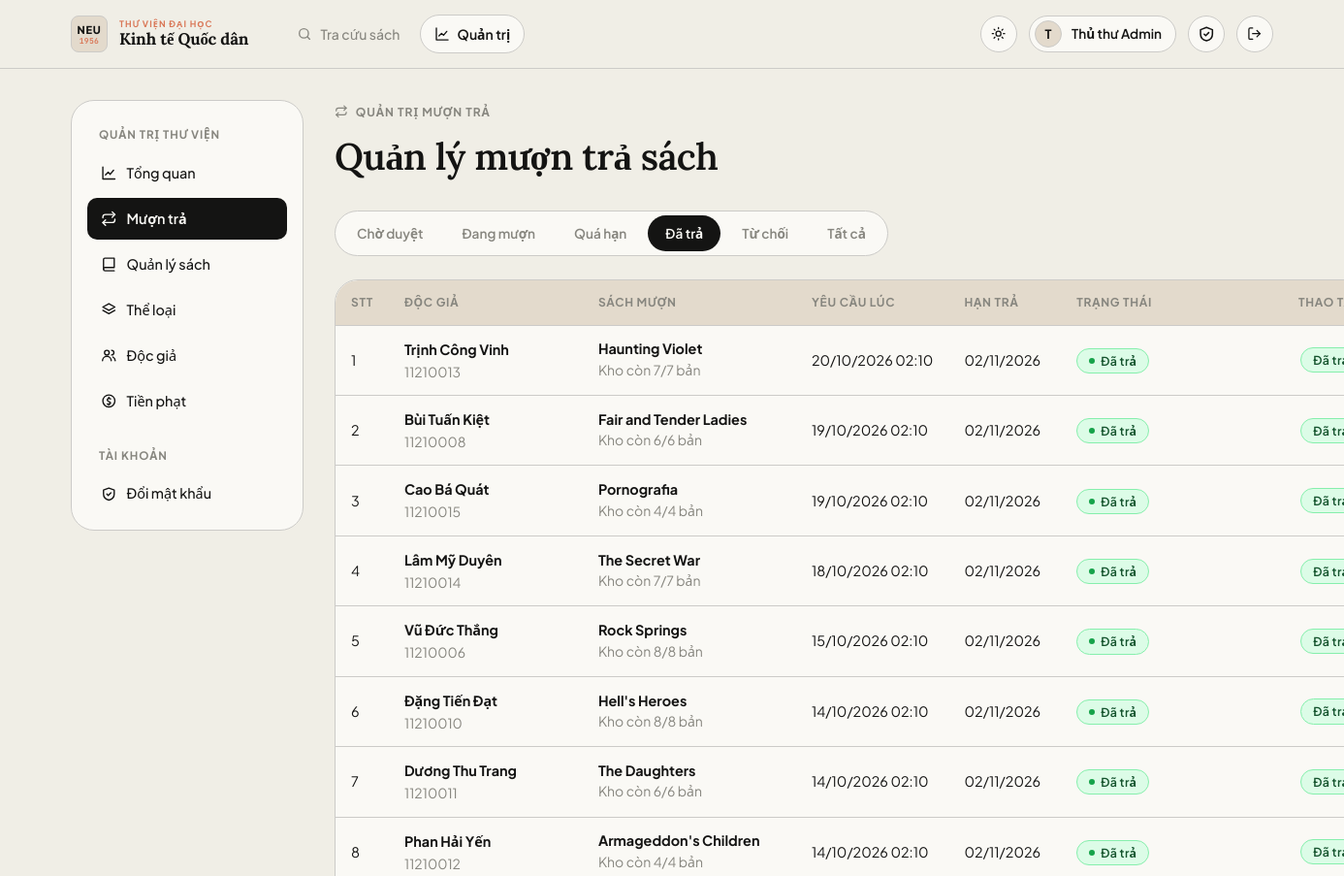
The page /admin/loans?status=returned (signed in, upper part) on the database as committed earlier.
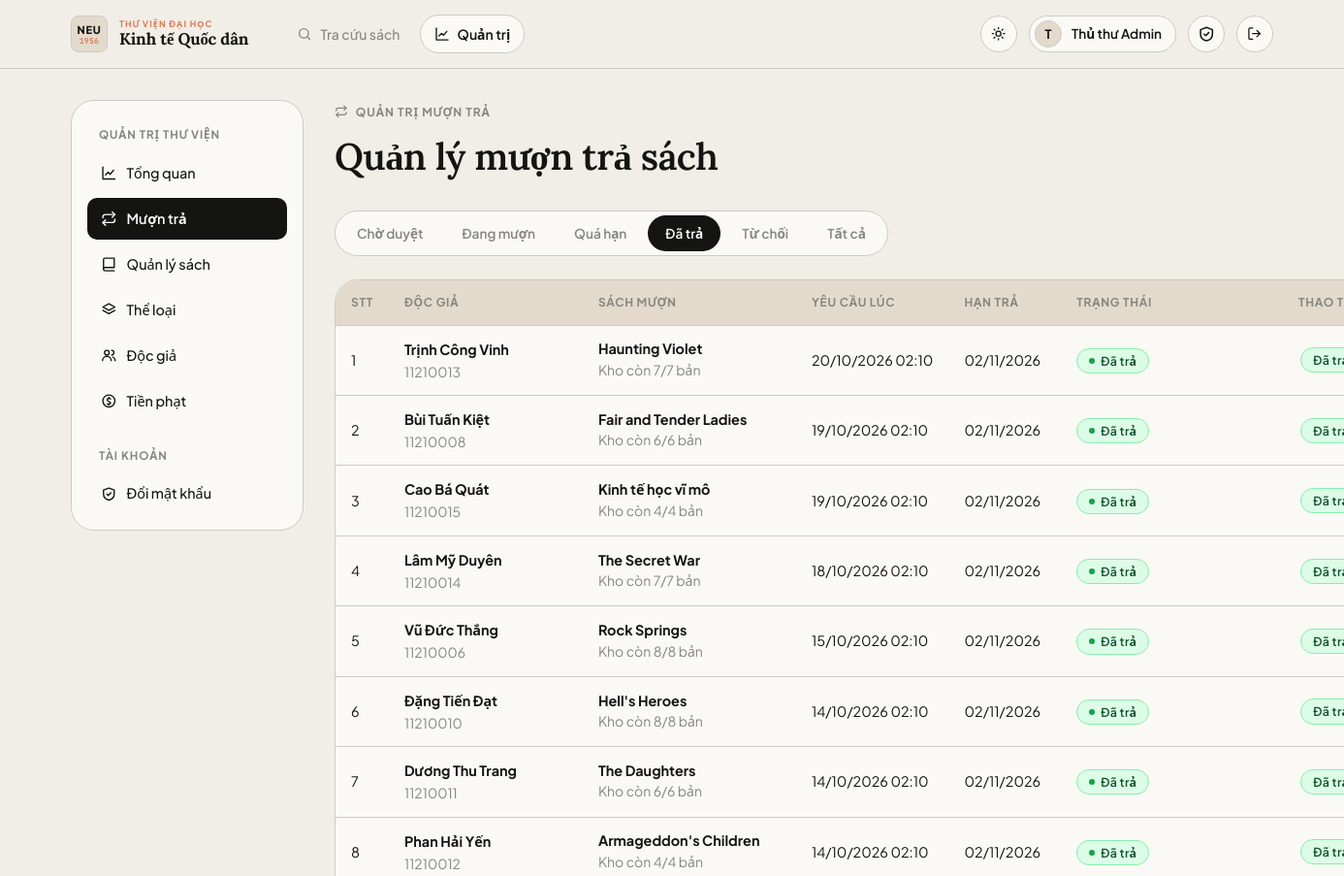
The same page on the database as committed later.
### app/models.py (models this page shows, shortened)
class Loan(db.Model):
    id = db.Column(db.Integer, primary_key=True)
    user_id = db.Column(db.Integer, db.ForeignKey("user.id"), nullable=False)
    book_id = db.Column(db.Integer, db.ForeignKey("book.id"), nullable=False)
    status = db.Column(db.String(20), nullable=False, default=LOAN_PENDING, index=True)
    requested_at = db.Column(db.DateTime, default=datetime.now)
    approved_at = db.Column(db.DateTime)
    due_date = db.Column(db.Date)
    returned_at = db.Column(db.DateTime)
    renew_count = db.Column(db.Integer, default=0)
    fine_amount = db.Column(db.Integer, default=0)
    fine_paid = db.Column(db.Boolean, default=False)
    note = db.Column(db.String(255))
    processed_by = db.Column(db.Integer, db.ForeignKey("user.id"))
    user = db.relationship("User", foreign_keys=[user_id], back_populates="loans")
    book = db.relationship("Book", back_populates="loans")
    processor = db.relationship("User", foreign_keys=[processed_by])
    @property
    def is_overdue(self):
        return self.status == LOAN_BORROWING and self.due_date and date.today() > self.due_date
    @property
    def status_label(self):
        if self.is_overdue:
            return ("Quá hạn", "danger")
        return STATUS_LABELS.get(self.status, (self.status, "secondary"))

class Book(db.Model):
    id = db.Column(db.Integer, primary_key=True)
    title = db.Column(db.String(200), nullable=False, index=True)
    author = db.Column(db.String(120), nullable=False)
    isbn = db.Column(db.String(20))
    publisher = db.Column(db.String(120))
    year = db.Column(db.Integer)
    description = db.Column(db.Text)
    cover_url = db.Column(db.String(500))          # URL ảnh bìa
    location = db.Column(db.String(20))            # Vị trí kệ, vd: "Tủ 03 - Ngăn 07"
    total_copies = db.Column(db.Integer, nullable=False, default=1)
    available_copies = db.Column(db.Integer, nullable=False, default=1)
    category_id = db.Column(db.Integer, db.ForeignKey("category.id"))
    category = db.relationship("Category", back_populates="books")
    loans = db.relationship("Loan", back_populates="book")

class User(UserMixin, db.Model):
    id = db.Column(db.Integer, primary_key=True)
    username = db.Column(db.String(50), unique=True, nullable=False, index=True)
    email = db.Column(db.String(120), unique=True, nullable=False)
    full_name = db.Column(db.String(100), nullable=False)
    student_code = db.Column(db.String(30))
    password_hash = db.Column(db.String(255), nullable=False)
    role = db.Column(db.String(20), nullable=False, default=ROLE_READER)
    active = db.Column(db.Boolean, nullable=False, default=True)
    created_at = db.Column(db.DateTime, default=datetime.now)
    loans = db.relationship("Loan", foreign_keys="Loan.user_id", back_populates="user")
    @property
    def is_active(self):  # Flask-Login: tài khoản bị khoá không đăng nhập được
        return self.active
    @property
    def is_admin(self):
        return self.role == ROLE_ADMIN

### app/blueprints/admin.py (the view)
@bp.route("/loans")
@admin_required
def loans():
    status = request.args.get("status", "pending")
    page = request.args.get("page", 1, type=int)
    per_page = 15
    query = Loan.query
    if status == "overdue":
        query = query.filter(Loan.status == LOAN_BORROWING, Loan.due_date < date.today()).order_by(Loan.due_date.asc())
    else:
        if status != "all":
            query = query.filter_by(status=status)
        query = query.order_by(Loan.requested_at.desc())
    pagination = query.paginate(page=page, per_page=per_page, error_out=False)
    return render_template("admin/loans.html", pagination=pagination, loans=pagination.items, status=status)

### app/blueprints/admin.py (called while the page is built)
def admin_required(fn):
    @wraps(fn)
    @login_required
    def wrapper(*a, **kw):
        if not current_user.is_admin:
            abort(403)
        return fn(*a, **kw)
    return wrapper

### app/models.py (called while the page is built)
@login_manager.user_loader
def load_user(user_id):
    return db.session.get(User, int(user_id))

### app/templates/admin/loans.html (shortened to what this page needs)
{% extends "admin/_layout.html" %}
{% from "macros.html" import csrf, icon, status_badge, empty, pager %}
{% block admin_content %}
<div class="page-head" data-reveal>
  <div>
    <span class="eyebrow">{{ icon('loans') }} Quản trị mượn trả</span>
    <h1 class="mt-1">Quản lý mượn trả sách</h1>
  </div>
</div>
<div class="tabs" data-reveal>
  {% for key, label in [('pending','Chờ duyệt'),('borrowing','Đang mượn'),('overdue','Quá hạn'),('returned','Đã trả'),('rejected','Từ chối'),('all','Tất cả')] %}
  <a class="tab {{ 'active' if status == key }}" href="{{ url_for('admin.loans', status=key) }}">{{ label }}</a>
  {% endfor %}
</div>
{% if loans %}
<div class="table-wrap" data-reveal>
  <table class="table table-loans">
    <thead>
      <tr>
        <th class="col-stt">STT</th>
        <th class="col-user">Độc giả</th>
        <th class="col-book">Sách mượn</th>
        <th class="col-req">Yêu cầu lúc</th>
        <th class="col-due">Hạn trả</th>
        <th class="col-status">Trạng thái</th>
        <th class="col-actions text-right">Thao tác</th>
      </tr>
    </thead>
    <tbody>
    {% for l in loans %}
    <tr>
      <td class="col-stt muted">{{ (pagination.page - 1) * pagination.per_page + loop.index }}</td>
      <td class="col-user">
        <div class="user-name"><b>{{ l.user.full_name }}</b></div>
        <div class="small muted">{{ l.user.student_code or l.user.username }}</div>
      </td>
      <td class="col-book">
        <div class="book-title-cell" title="{{ l.book.title }}"><b>{{ l.book.title }}</b></div>
        <div class="small muted">Kho còn {{ l.book.available_copies }}/{{ l.book.total_copies }} bản</div>
      </td>
      <td class="col-req">{{ l.requested_at|dt }}</td>
      <td class="col-due">
        <span class="due-date">{{ l.due_date.strftime('%d/%m/%Y') if l.due_date else '—' }}</span>
      </td>
      <td class="col-status">{{ status_badge(l) }}</td>
      <td class="col-actions text-right">
        <div class="row-actions">
          {% if l.status == 'pending' %}
            <form method="post" action="{{ url_for('admin.loan_approve', loan_id=l.id) }}">
              {{ csrf() }}
              <button class="btn btn-success btn-sm btn-action-loan" title="Duyệt cho độc giả mượn">{{ icon('check') }} Duyệt</button>
            </form>
            <button type="button" class="btn btn-danger btn-sm btn-action-loan btn-open-reject"
                    data-action="{{ url_for('admin.loan_reject', loan_id=l.id) }}"
                    data-book="{{ l.book.title }}"
                    data-user="{{ l.user.full_name }}"
                    title="Từ chối yêu cầu mượn">
              {{ icon('x') }} Từ chối
            </button>
          {% elif l.status == 'returned' %}
            <span class="badge badge-success badge-plain">Đã trả</span>
          {% elif l.status == 'rejected' %}
            <span class="badge badge-danger badge-plain">Từ chối</span>
          {% else %}
            <span class="muted small">—</span>
          {% endif %}
        </div>
      </td>
    </tr>
    {% endfor %}
    </tbody>
  </table>
</div>
{% else %}
<div class="card">{{ empty('✅', 'Không có dữ liệu', 'Chưa có lượt mượn nào ở mục này.') }}</div>
{% endif %}
{% endblock %}

### app/templates/macros.html (shortened to what this page needs)
{% macro icon(name) %}<svg class="icon" viewBox="0 0 24 24" aria-hidden="true">{{ _icons[name]|safe }}</svg>{% endmacro %}
{% macro status_badge(loan) %}
  {% set l = loan.status_label %}<span class="badge badge-{{ 'warning' if l[1]=='warning' else 'primary' if l[1]=='primary' else 'success' if l[1]=='success' else 'danger' if l[1]=='danger' else 'secondary' }}">{{ l[0] }}</span>
{% endmacro %}

Rows that differ between the two databases and show on the page:
changed through a linked row, Loan "Cao Bá Quát": book "Pornografia" → "Kinh tế học vĩ mô"
